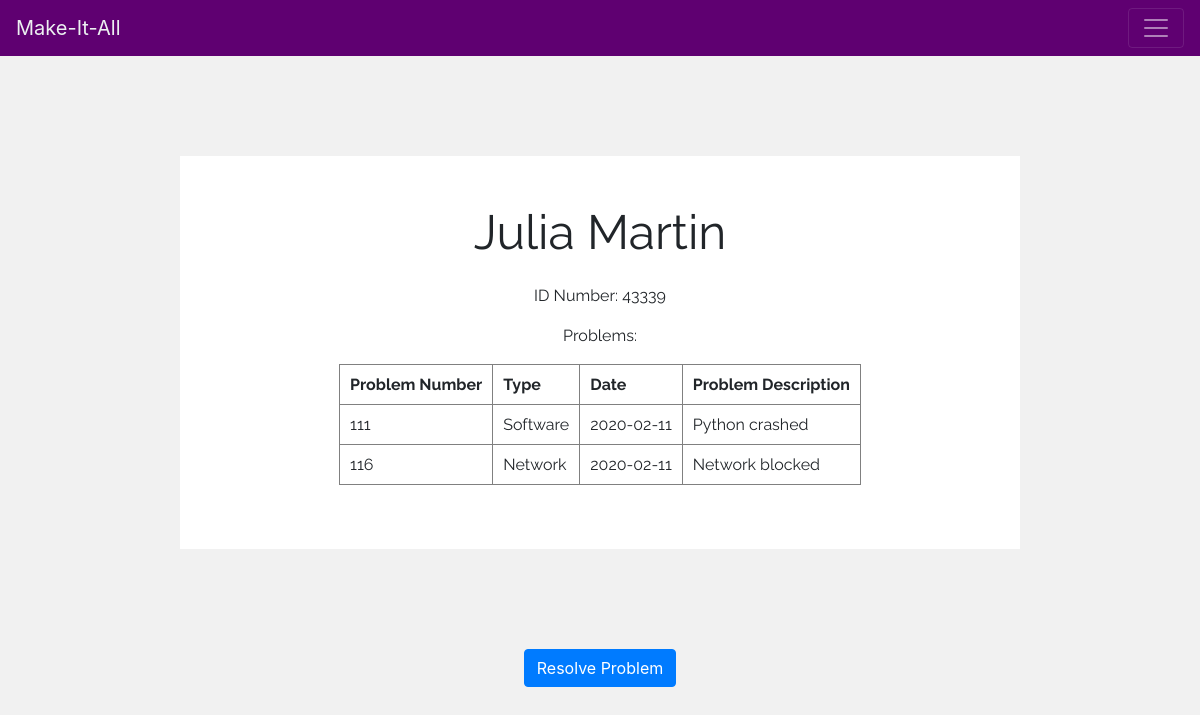
The app's page /existingCaller.php?callersID=43339 with its own data.
### tables this page shows
CREATE TABLE `personnel` (
  `id` char(5) NOT NULL,
  `name` text NOT NULL,
  `job` text NOT NULL,
  `dept` text NOT NULL,
  `telno` char(11) NOT NULL,
  `site_id` int(11) NOT NULL,
  `password_hash` varchar(128) DEFAULT NULL,
  `salt` varchar(64) NOT NULL
);

CREATE TABLE `problem` (
  `problem_no` int(11) NOT NULL,
  `type` text NOT NULL,
  `serial_no` int(11) NOT NULL,
  `description` text NOT NULL,
  `personnel_id` text NOT NULL,
  `date` text NOT NULL
);

### existingCaller.php (the view, shortened to what this page needs)
<html>
<link rel="stylesheet" href="https://stackpath.bootstrapcdn.com/bootstrap/4.3.1/css/bootstrap.min.css">
<link rel="stylesheet" type="text/css" href="home.css">
<body>
  <nav class="navbar navbar-default navbar-dark bg-d">
        <a class="navbar-brand" href="finalhomepage.html">Make-It-All</a>
        <button class="navbar-toggler" type="button" data-toggle="collapse" data-target="#navbarNavDropdown" aria-controls="navbarNavDropdown" aria-expanded="false" aria-label="Toggle navigation">
          <span class="navbar-toggler-icon"></span>
        </button>
      </nav>
	<?php
		$servername = "localhost";
		$username = "root";
		$password = "SIpnz0Sjel";
		$conn = mysqli_connect($servername, $username, $password, 'team018');
		$id = $_GET["callersID"];
		$sql="SELECT * FROM problem WHERE personnel_id =$id";
		$res = mysqli_query($conn, $sql) or trigger_error("Query Failed! SQL: $sql - Error: ".mysqli_error($conn), E_USER_ERROR);
		$result = mysqli_fetch_all($res, MYSQLI_ASSOC);
		$sql2="SELECT name FROM personnel WHERE id ='".$id."'";
		$res2 = mysqli_query($conn, $sql2) or trigger_error("Query Failed! SQL: $sql2 - Error: ".mysqli_error($conn), E_USER_ERROR);
		$result2 = mysqli_fetch_row($res2);
	?>
<div id="window">
    <p align="center" style="font-size:300%;text-transform:capitalize;"> <?php echo $result2[0] ?> </p>
    <div align="center">
    <p>ID Number: <?php echo $id ?></p>
    <p>Problems:</p>
        <?php
        echo '<table cellpadding="10", border="1">';
        echo "<tr>
        <th>Problem Number</th>
        <th>Type</th>
        <th>Date</th>
        <th>Problem Description</th>
        </tr>";
		foreach($result as $x){
				echo "<tr>";
				echo "<td>" . $x['problem_no'] . "</td>";
				echo "<td>" . $x['type'] . "</td>";
				echo "<td>" . $x['date'] . "</td>";
				echo "<td>" . $x['description'] . "</td>";
				echo "</tr>";
		}
		echo "</table>";
        ?>
        <br>
    </div>
</div>
<div style="text-align:center;">
            <button type="button" class="btn btn-primary" onclick="location.href = 'resolvedForm.html'">Resolve Problem</button>
          </div>
</body>
</html>

### home.css (style rules this page uses)
.navbar { background-color: #5f0071; }
.navbar .navbar-brand { color: #ecf0f1; }

### existingCaller.php (style rules this page uses)
* { box-sizing: border-box; }
body { background-color: #f1f1f1; }
#window { background-color: #ffffff; margin: 100px auto; font-family: Raleway; padding: 40px; width: 70%; min-width: 300px; }

### records on screen
personnel: name "Julia Martin"
problem: problem_no "111", type "Software", date "2020-02-11", description "Python crashed"
problem: problem_no "116", type "Network", date "2020-02-11", description "Network blocked"

### other values on screen
$id "43339"
